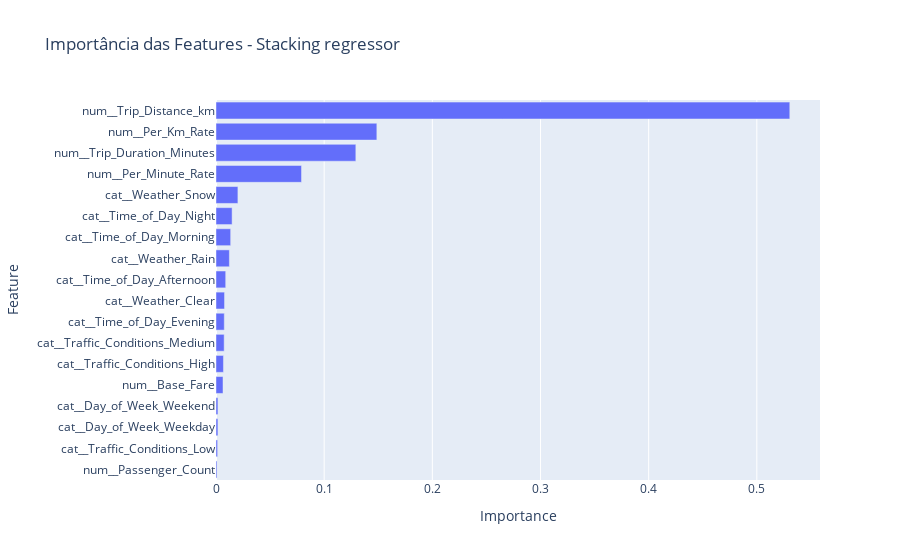

The notebook cell this image was saved under:
### Code cell
# Plotar

fig = px.bar(df_importance, x='Importance', y='Feature', title='Importância das Features - Stacking regressor', orientation='h')

fig.show()

### Figure 1 — Plotly figure (JSON) as saved in the notebook; plotly's stock layout.template omitted (floating-point values rounded to 4 significant figures)
{"data": [{"hovertemplate": "Importance=%{x}<br>Feature=%{y}<extra></extra>", "legendgroup": "", "marker": {"color": "#636efa", "pattern": {"shape": ""}}, "name": "", "orientation": "h", "showlegend": false, "textposition": "auto", "type": "bar", "x": [0.0009426, 0.001475, 0.001776, 0.001781, 0.006494, 0.006889, 0.007547, 0.007656, 0.007885, 0.00897, 0.01237, 0.01356, 0.01488, 0.02026, 0.07906, 0.1293, 0.1487, 0.5305], "xaxis": "x", "y": ["num__Passenger_Count", "cat__Traffic_Conditions_Low", "cat__Day_of_Week_Weekday", "cat__Day_of_Week_Weekend", "num__Base_Fare", "cat__Traffic_Conditions_High", "cat__Traffic_Conditions_Medium", "cat__Time_of_Day_Evening", "cat__Weather_Clear", "cat__Time_of_Day_Afternoon", "cat__Weather_Rain", "cat__Time_of_Day_Morning", "cat__Time_of_Day_Night", "cat__Weather_Snow", "num__Per_Minute_Rate", "num__Trip_Duration_Minutes", "num__Per_Km_Rate", "num__Trip_Distance_km"], "yaxis": "y"}], "layout": {"barmode": "relative", "legend": {"tracegroupgap": 0}, "title": {"text": "Importância das Features - Stacking regressor"}, "xaxis": {"anchor": "y", "domain": [0, 1], "title": {"text": "Importance"}}, "yaxis": {"anchor": "x", "domain": [0, 1], "title": {"text": "Feature"}}}}
